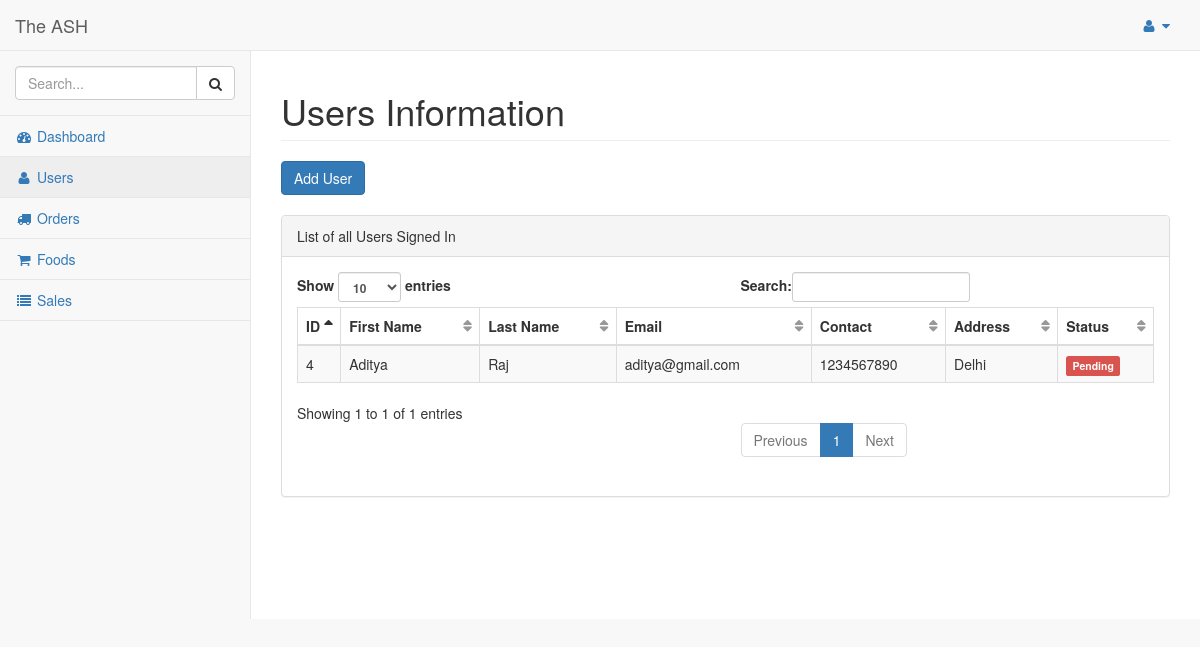
The page /dashboard/admin/users/ (signed in) on the database its author committed.
### hotel/models.py (models this page shows)
class Customer(models.Model):
    pending = 'Pending'
    verified = 'Verified'
    STATUS = (
        (pending, pending),
        (verified, verified),
    )
    customer = models.ForeignKey(User, on_delete=models.CASCADE)
    address = models.TextField()
    contact = models.CharField(max_length=10)
    orders = models.IntegerField(default=0)
    total_sale = models.IntegerField(default=0)
    def __str__(self):
        return self.customer.first_name + " " + self.customer.last_name

### hotel/views.py (the view)
# urls.py: path('dashboard/admin/users/', views.users_admin, name='users_admin'),  # Admin: User management
@login_required
@staff_member_required
def users_admin(request):
    customers = Customer.objects.filter()
    print(customers)
    return render(request, 'admin_temp/users.html', {'users':customers})

### hotel/templates/admin_temp/users.html (shortened to what this page needs)
{% load static %}
{% include "includes/base.html" %}
{% include "includes/navbarheader.html" %}
{% include "includes/navtop.html"%}
{% include "includes/sidemenu.html" %}
        </nav>
        <div id="page-wrapper">
            <div class="row">
                <div class="col-lg-12">
                    <h1 class="page-header">Users Information</h1>
                    <button type="button" class="btn btn-primary" data-toggle="modal" data-target="#myModal">
                        Add User
                    </button>
                </div>
            </div>
            <br/>
            <div class="row">
                <div class="col-lg-12">
                    <div class="panel panel-default">
                        <div class="panel-heading">
                            List of all Users Signed In
                        </div>
                        <div class="panel-body">
                            <table width="100%" class="table table-striped table-bordered table-hover" id="dataTables-example">
                                <thead>
                                    <tr>
                                        <th>ID</th>
                                        <th>First Name</th>
                                        <th>Last Name</th>
                                        <th>Email</th>
                                        <th>Contact</th>
                                        <th>Address</th>
                                        <th>Status</th>
                                    </tr>
                                </thead>
                                <tbody>
                                    {% for user in users %}
                                    <tr>
                                        <td>{{user.id}}</td>
                                        <td>{{user.customer.first_name}}</td>
                                        <td>{{user.customer.last_name}}</td>
                                        <td>{{user.customer.email}}</td>
                                        <td>{{user.contact}}</td>
                                        <td>{{user.address}}</td>
                                        <td>{% if user.status == 'Verified' %}
                                        <span class="label label-success">Verified</span>
                                        {% else %}
                                        <span class="label label-danger">Pending</span>
                                        {% endif %}
                                        </td>
                                    </tr>
                                    {%  endfor %}
                                </tbody>
                            </table>
                        </div>
                    </div>
                </div>
            </div>
        </div>
    </div>
</body>
</html>

### rows shown on the page
Customer: id "4", customer.first_name "Aditya", customer.last_name "Raj", customer.email "aditya@gmail.com", contact "1234567890", address "Delhi"
